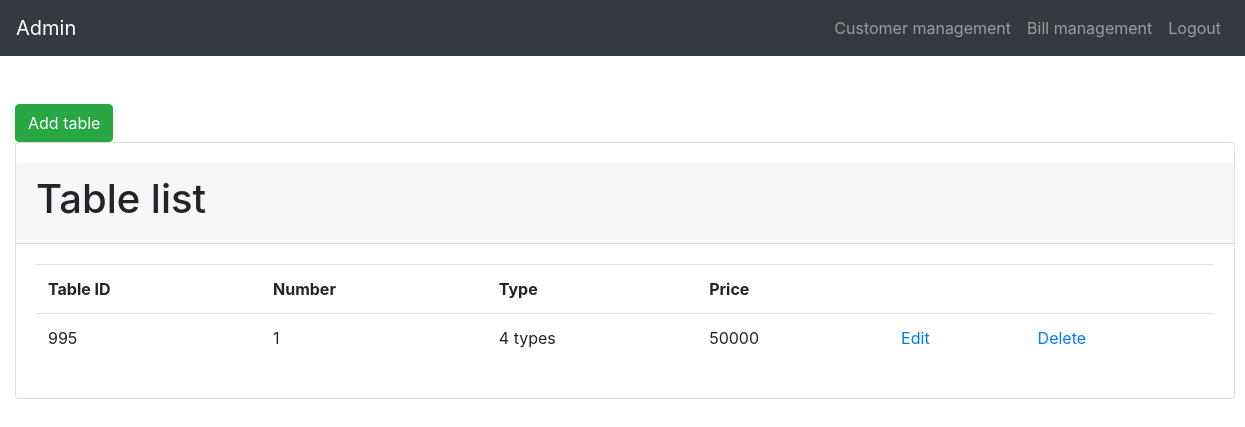
Screenshot of /Sourcecode/index_table.php (signed in) with the database file from the repository.
### tables this page shows
CREATE TABLE `billiards` (
  `tableID` int(11) NOT NULL,
  `numbers` int(11) NOT NULL,
  `types` varchar(1024) NOT NULL,
  `prices` float NOT NULL
);

### Sourcecode/admin.php (the view, shortened to what this page needs)
<!DOCTYPE html>
<html lang="en">
<head>
  <link rel="stylesheet" href="https://maxcdn.bootstrapcdn.com/bootstrap/4.5.2/css/bootstrap.min.css">
</head>
<body>
    <body style="height:1500px">
    <nav class="navbar navbar-expand-md bg-dark navbar-dark fixed-top">
        <a class="navbar-brand" href="admin.php">Admin</a>
        <div class="collapse navbar-collapse" id="collapsibleNavbar">
            <ul class="navbar-nav ml-auto">
                <li class="nav-item">
                    <a class="nav-link" href="customer.php">Customer management</a>
                </li>
				<li class="nav-item">
                    <a class="nav-link" href="bill.php">Bill management</a>
                </li>
                <li class="nav-item">
                    <a class="nav-link" href="logout.php">Logout</a>
                </li>
            </ul>
        </div>
    </nav>
    <div class="container-fluid" style="margin-top:80px">
		<a class="btn btn-success" href="index_table.php?page_layout=add_table">Add table</a>
        <div class="card" style="width:1220px;padding-top:20px">
			<div class="card-header">
				<h1>Table list</h1>
			</div>
            <div class="card-body">
				<table class="table">
					<tr>
                        <th style="margin:auto">Table ID</th>
						<th style="margin:auto">Number</th>
						<th style="margin:auto">Type</th>
						<th style="margin:auto">Price</th>
						<th></th>
						<th></th>
					</tr>
					<?php
					$host = "localhost";
					$user = "root";
					$pass = "";
					$database = "database";
					$ketnoi = new mysqli($host,$user,$pass,$database);
                    mysqli_set_charset($ketnoi,"utf8");
					$truyvan = "SELECT * FROM `billiards`";
					$data = mysqli_query($ketnoi,$truyvan);
					while($row = mysqli_fetch_assoc($data)){
					?>
						<tr>
							<td style="margin:auto"><?php echo "".$row["tableID"]; ?></td>
							<td style="margin:auto"><?php echo "".$row["numbers"]; ?></td>
							<td style="margin:auto"><?php echo "".$row["types"]; ?></td>
							<td style="margin:auto"><?php echo "".$row["prices"]; ?></td>
							<td><a href="index_table.php?page_layout=ed_table&id=<?php echo $row['tableID']?>">Edit</a></td>
							<td><a onclick="return Del('<?php echo $row['tableID']; ?>')" href="index_table.php?page_layout=del_table&id=<?php echo $row['tableID']?>">Delete</a></td>
						</tr>
					<?php } ?>
				</table>
			</div>
        </div>
    </div>
</body>
</html>

### rows the page displays
billiards: tableID "995", numbers "1", types "4 types", prices "50000"
